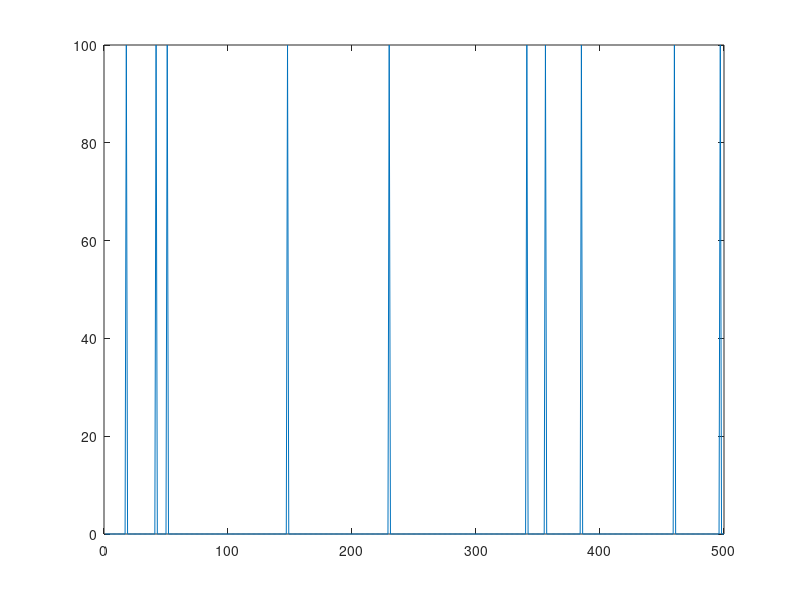

This chart was generated by the following MATLAB code: (Note: this script raises an error after producing the figure.)
% Hodgkin-Huxley demo
% The script first simulates the response of a Hodgkin-Huxley (HH)
% neuron to spiky input current. It then inverts a HH-neuron model,
% without the input current info. Practically speaking, this means
% deconvolving the HH-neuron response to estimate its input.
% [see demo_fitzhugh.m]

clear variables
close all

% Choose basic settings for simulations
n_t             = 5e2;
decim           = 2;
deltat          = 7e-2/decim;         % 10Hz sampling rate
f_fname         = @f_HH;
g_fname         = @g_Id;

% Input to the HH system
u       = 1e2*(randn(1,n_t)>2);
% u = 5e1*randn(1,n_t);
figure,plot(u)


% Build priors for model inversion
priors.muX0 = [0;0;-2.8843;-0.7645];
priors.SigmaX0 = 1e0*eye(4);
priors.muTheta = [1;0*ones(4,1)];
priors.SigmaTheta = 1e0*eye(5);
priors.SigmaTheta(2,2) = 0;
priors.a_alpha      = 1e0;
priors.b_alpha      = 1e0;
priors.a_sigma      = 1e0;
priors.b_sigma      = 1e0;
for t = 1:n_t
    dq              = 1e4*ones(4,1);
    dq(1)           = 1e-2;
    priors.iQx{t}   = diag(dq);
end

% Build options structure for temporal integration of SDE
inF.delta_t     = deltat;
inF.a           = 0.5;
inG.ind         = 1;
options.priors = priors;
options.backwardLag = 2;
options.inF     = inF;
options.inG     = inG;

options.decim   = decim;
dim.n_theta         = 5;
dim.n_phi           = 0;
dim.n               = 4;

% Build time series of hidden states and observations
alpha   = Inf;
sigma   = 1e1;
theta   = [1;0;0*randn(3,1)];
phi     = [];
x0 = [0;0;-2.8843;-0.7645];
[y,x,x0,eta,e] = simulateNLSS(n_t,f_fname,g_fname,theta,phi,u,alpha,sigma,options,x0);

% display time series of hidden states and observations
displaySimulations(y,x,eta,e)



% Call inversion routine
[posterior,out] = VBA_NLStateSpaceModel(y,zeros(1,n_t),f_fname,g_fname,dim,options);


%------------ Display results ------------------%
displayResults(posterior,out,y,x,x0,theta,phi,alpha,sigma)



